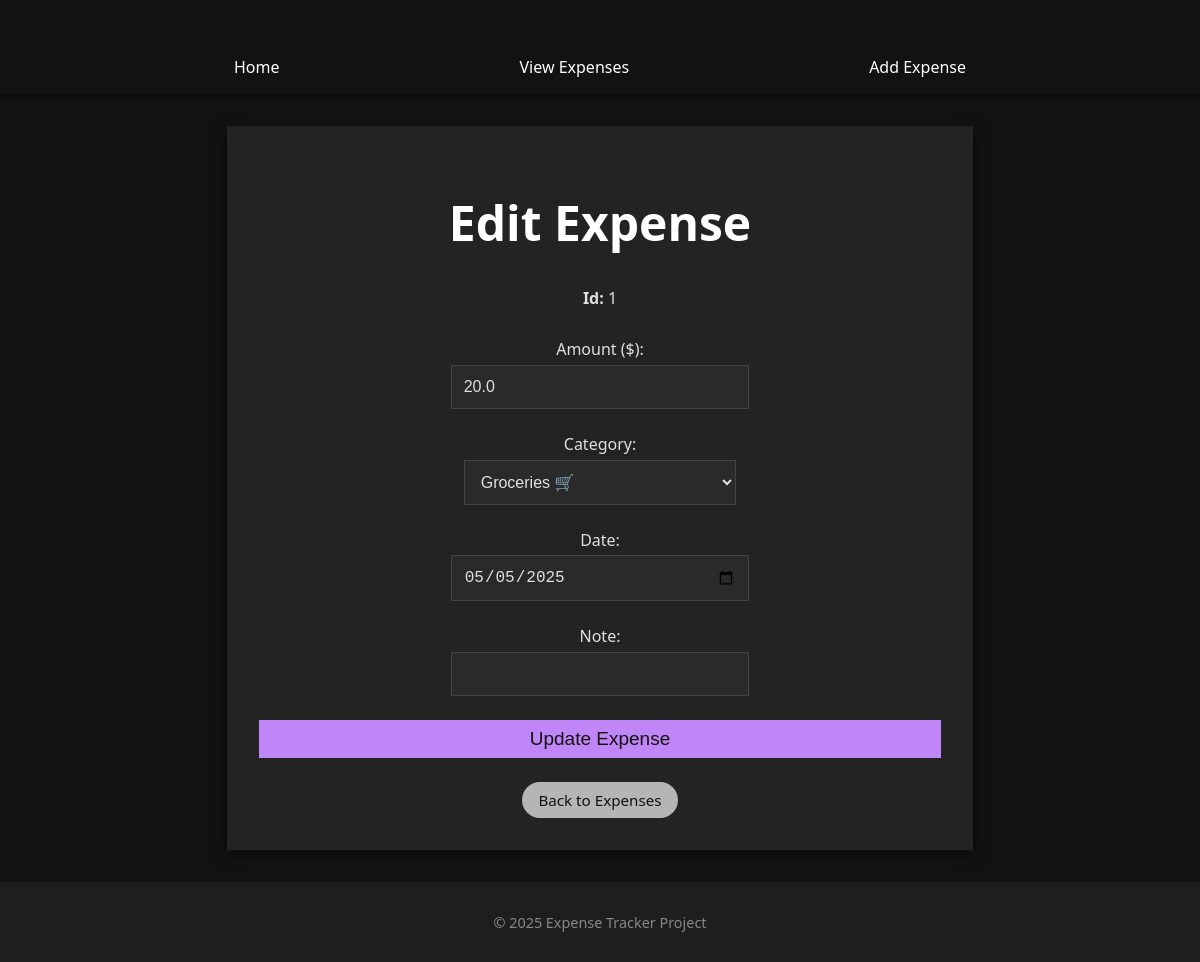
/expenses/edit/1, run on an earlier commit of the app's database.
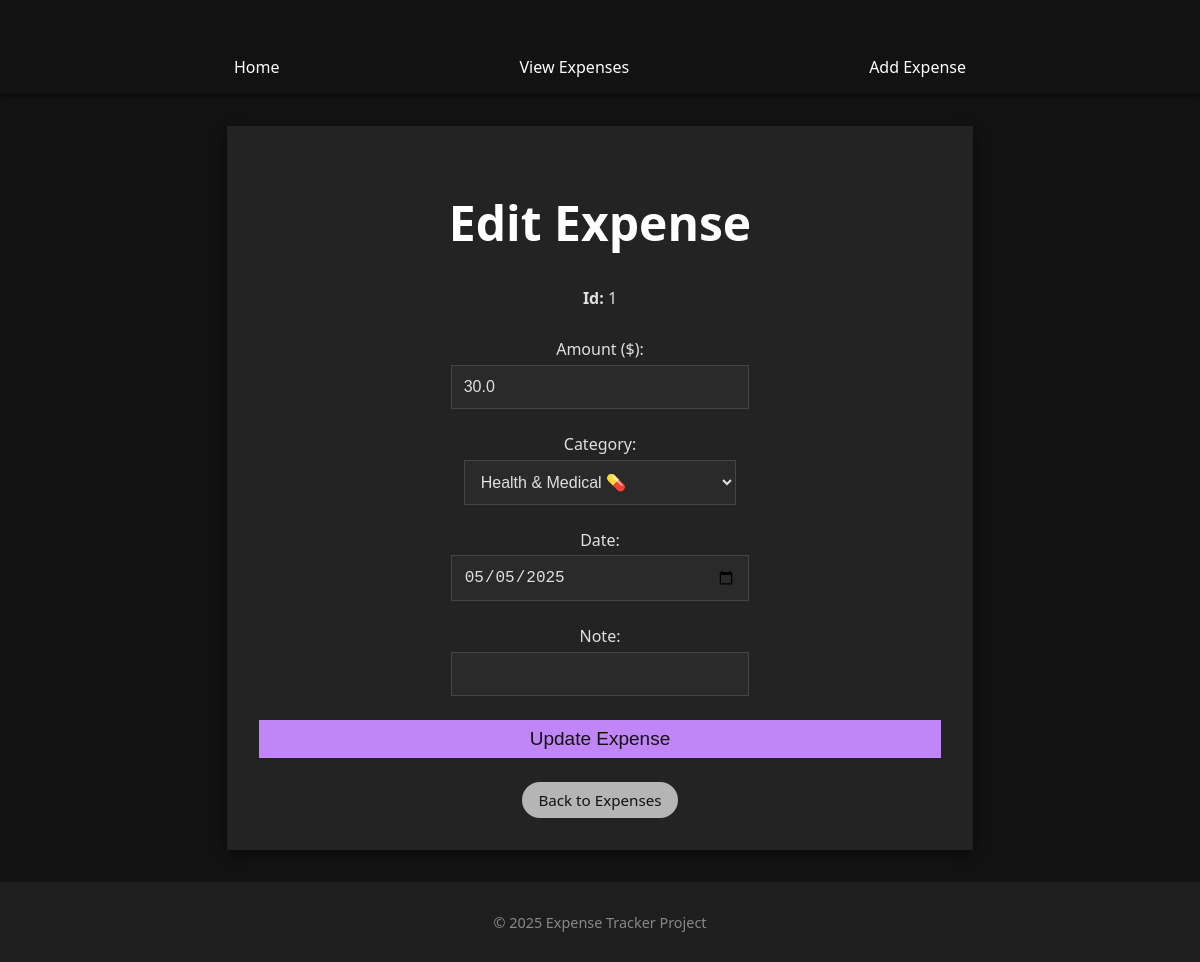
And on a later commit of the database.
### models/expense.py (models this page shows, shortened)
class Expense(db.Model):
    __tablename__ = "expenses"
    id = db.mapped_column(db.Integer, primary_key=True)
    amount = db.mapped_column(db.Float, nullable=False)
    category = db.mapped_column(db.String, nullable=False)
    date = db.mapped_column(DateTime, nullable=False)
    note = db.mapped_column(db.String)
    category_id = db.Column(db.Integer, db.ForeignKey("category.id"), nullable=False)
    category = db.relationship("Category", back_populates="expenses")

### app.py (the view)
    @app.route("/expenses/edit/<int:expense_id>", methods=["GET"])
    def edit_form(expense_id):
        stmt = select(Expense).where(Expense.id == expense_id)
        expense = db.session.execute(stmt).scalars().first()
        if not expense:
            return render_template("error.html", message="No expense matching the ID")
        categories = db.session.execute(select(Category)).scalars().all()
        today = datetime.today().strftime("%Y-%m-%d")
        return render_template("edit_expense.html", expense=expense, categories=categories, today=today)

### templates/edit_expense.html (shortened to what this page needs)
{% extends "base.html" %}
{% block content %}
<div class="center-box">
    <div class="card">
        <h1 style="text-align: center; font-size: 3rem;">Edit Expense</h1>
        <form method="post" style="display: flex; flex-direction: column; gap: 1.5rem; margin-top: 2rem;">            <div>
                <label><strong>Id:</strong> {{ expense.id }}</label><br>
            </div>
            <div>
                <label>Amount ($):</label><br>
                <input type="number" step="0.01" name="amount" value="{{ expense.amount }}" required class="input-box">
            </div>
            <div>
                <label>Category:</label><br>
                <select name="category_id" required class="input-box">
                    {% for category in categories %}
                        <option value="{{ category.id }}" {% if category.id == expense.category.id %}selected{% endif %}>
                            {{ category.name }}
                        </option>
                    {% endfor %}
                </select>
            </div>
            <div>
                <label>Date:</label><br>
                <input type="date" name="date" value="{{ expense.date.strftime('%Y-%m-%d') }}" required class="input-box" max="{{ today }}">
            </div>
            <div>
                <label>Note:</label><br>
                <input type="text" name="note" value="{{ expense.note }}" class="input-box">
            </div>
            <button type="submit" class="btn" style="font-size: 19px;">Update Expense</button>
        </form>
        <div style="margin-top: 1rem; text-align: center; font-size: 19px;">
            <a href="{{ url_for('list_expenses') }}" class="btn-back">Back to Expenses</a>
        </div>
    </div>
</div>
{% endblock %}

What changed in the data, as far as the page shows it:
changed Expense id 1: amount "20.0" → "30.0"
Also different on the page:
form field category_id: "Groceries 🛒" → "Health & Medical 💊"
